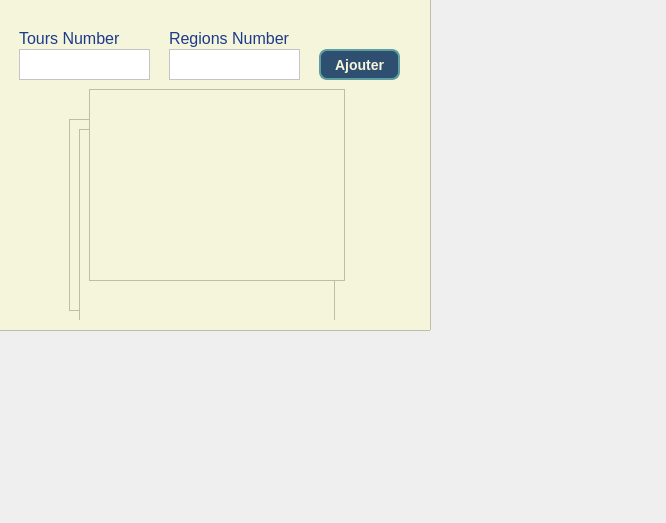
<?xml version="1.0" encoding="UTF-8"?>
<ui version="4.0">
 <class>Page1</class>
 <widget class="QWidget" name="Page1">
  <property name="geometry">
   <rect>
    <x>0</x>
    <y>0</y>
    <width>666</width>
    <height>523</height>
   </rect>
  </property>
  <property name="windowTitle">
   <string>Form</string>
  </property>
  <widget class="QFrame" name="frame">
   <property name="geometry">
    <rect>
     <x>-10</x>
     <y>-10</y>
     <width>441</width>
     <height>341</height>
    </rect>
   </property>
   <property name="styleSheet">
    <string notr="true">background-color: rgb(245, 245, 220); /* Light gray */
</string>
   </property>
   <property name="frameShape">
    <enum>QFrame::Shape::StyledPanel</enum>
   </property>
   <property name="frameShadow">
    <enum>QFrame::Shadow::Raised</enum>
   </property>
   <widget class="QStackedWidget" name="stackedWidget">
    <property name="geometry">
     <rect>
      <x>-1</x>
      <y>9</y>
      <width>431</width>
      <height>321</height>
     </rect>
    </property>
    <property name="currentIndex">
     <number>1</number>
    </property>
    <widget class="QWidget" name="page">
     <property name="styleSheet">
      <string notr="true">color:black</string>
     </property>
     <widget class="QFrame" name="frame_2">
      <property name="geometry">
       <rect>
        <x>0</x>
        <y>-10</y>
        <width>571</width>
        <height>601</height>
       </rect>
      </property>
      <property name="frameShape">
       <enum>QFrame::Shape::StyledPanel</enum>
      </property>
      <property name="frameShadow">
       <enum>QFrame::Shadow::Raised</enum>
      </property>
      <widget class="QLabel" name="label_3">
       <property name="geometry">
        <rect>
         <x>100</x>
         <y>80</y>
         <width>281</width>
         <height>31</height>
        </rect>
       </property>
       <property name="styleSheet">
        <string notr="true">color: #2F4F70;   /* Steel Blue (A darker blue) */

font-size: 18px;  /* Font size */
font-weight: bold;  /* Bold text */
</string>
       </property>
       <property name="text">
        <string>Choisis un problème à resoudre </string>
       </property>
      </widget>
      <widget class="QPushButton" name="pushButton_5">
       <property name="geometry">
        <rect>
         <x>120</x>
         <y>140</y>
         <width>211</width>
         <height>41</height>
        </rect>
       </property>
       <property name="styleSheet">
        <string notr="true">QPushButton {
   background-color:#2F4F70; 
   color: rgb(245, 245, 220);               /* White text */
    font-size: 14px;            /* Font size */
    font-weight: bold;          /* Bold text */
    border: 2px solid #5F9EA0;  /* Border with a lighter blue color */
    border-radius: 8px;         /* Rounded corners */
    padding: 10px 20px;         /* Padding inside the button */
}

QPushButton:hover {
    background-color: #5F9EA0;  /* Lighter Blue when hovered */
    border: 2px solid #4682B4;  /* Darker border on hover */
}

QPushButton:pressed {
    background-color: #4169E1;  /* Royal Blue when pressed */
    border: 2px solid #3A75A3;  /* Darker border when pressed */
}

QPushButton:disabled {
    background-color: #A9A9A9;  /* Grey background for disabled button */
    color: #7F7F7F;              /* Grey text for disabled button */
    border: 2px solid #D3D3D3;   /* Light border for disabled button */
}
</string>
       </property>
       <property name="text">
        <string>Couverture des tours</string>
       </property>
       <property name="flat">
        <bool>false</bool>
       </property>
      </widget>
      <widget class="QPushButton" name="pushButton_6">
       <property name="geometry">
        <rect>
         <x>120</x>
         <y>210</y>
         <width>211</width>
         <height>41</height>
        </rect>
       </property>
       <property name="styleSheet">
        <string notr="true">QPushButton {
   background-color:#2F4F70; 
   color:rgb(245, 245, 220);            /* White text */
    font-size: 14px;            /* Font size */
    font-weight: bold;          /* Bold text */
    border: 2px solid #5F9EA0;  /* Border with a lighter blue color */
    border-radius: 8px;         /* Rounded corners */
    padding: 10px 20px;         /* Padding inside the button */
}

QPushButton:hover {
    background-color: #5F9EA0;  /* Lighter Blue when hovered */
    border: 2px solid #4682B4;  /* Darker border on hover */
}

QPushButton:pressed {
    background-color: #4169E1;  /* Royal Blue when pressed */
    border: 2px solid #3A75A3;  /* Darker border when pressed */
}

QPushButton:disabled {
    background-color: #A9A9A9;  /* Grey background for disabled button */
    color: #7F7F7F;              /* Grey text for disabled button */
    border: 2px solid #D3D3D3;   /* Light border for disabled button */
}
</string>
       </property>
       <property name="text">
        <string>Couverture des tours</string>
       </property>
      </widget>
     </widget>
    </widget>
    <widget class="QWidget" name="page_2">
     <widget class="QFrame" name="frame_3">
      <property name="geometry">
       <rect>
        <x>10</x>
        <y>0</y>
        <width>441</width>
        <height>331</height>
       </rect>
      </property>
      <property name="frameShape">
       <enum>QFrame::Shape::StyledPanel</enum>
      </property>
      <property name="frameShadow">
       <enum>QFrame::Shadow::Raised</enum>
      </property>
      <widget class="QTextEdit" name="textEdit">
       <property name="geometry">
        <rect>
         <x>20</x>
         <y>50</y>
         <width>131</width>
         <height>31</height>
        </rect>
       </property>
       <property name="styleSheet">
        <string notr="true">background-color:white;</string>
       </property>
       <property name="html">
        <string>&lt;!DOCTYPE HTML PUBLIC &quot;-//W3C//DTD HTML 4.0//EN&quot; &quot;http://www.w3.org/TR/REC-html40/strict.dtd&quot;&gt;
&lt;html&gt;&lt;head&gt;&lt;meta name=&quot;qrichtext&quot; content=&quot;1&quot; /&gt;&lt;meta charset=&quot;utf-8&quot; /&gt;&lt;style type=&quot;text/css&quot;&gt;
p, li { white-space: pre-wrap; }
hr { height: 1px; border-width: 0; }
li.unchecked::marker { content: &quot;\2610&quot;; }
li.checked::marker { content: &quot;\2612&quot;; }
&lt;/style&gt;&lt;/head&gt;&lt;body style=&quot; font-family:'Segoe UI'; font-size:9.75pt; font-weight:400; font-style:normal;&quot;&gt;
&lt;p style=&quot;-qt-paragraph-type:empty; margin-top:0px; margin-bottom:0px; margin-left:0px; margin-right:0px; -qt-block-indent:0; text-indent:0px;&quot;&gt;&lt;br /&gt;&lt;/p&gt;&lt;/body&gt;&lt;/html&gt;</string>
       </property>
      </widget>
      <widget class="QLabel" name="label_5">
       <property name="geometry">
        <rect>
         <x>170</x>
         <y>30</y>
         <width>131</width>
         <height>18</height>
        </rect>
       </property>
       <property name="styleSheet">
        <string notr="true">color: #1E3A8A;  /* A bold, deep blue (Tailwind's blue-900) */

font-size: 16px;
</string>
       </property>
       <property name="text">
        <string>Regions Number</string>
       </property>
      </widget>
      <widget class="QTextEdit" name="textEdit_2">
       <property name="geometry">
        <rect>
         <x>170</x>
         <y>50</y>
         <width>131</width>
         <height>31</height>
        </rect>
       </property>
       <property name="styleSheet">
        <string notr="true">background-color:white;</string>
       </property>
       <property name="html">
        <string>&lt;!DOCTYPE HTML PUBLIC &quot;-//W3C//DTD HTML 4.0//EN&quot; &quot;http://www.w3.org/TR/REC-html40/strict.dtd&quot;&gt;
&lt;html&gt;&lt;head&gt;&lt;meta name=&quot;qrichtext&quot; content=&quot;1&quot; /&gt;&lt;meta charset=&quot;utf-8&quot; /&gt;&lt;style type=&quot;text/css&quot;&gt;
p, li { white-space: pre-wrap; }
hr { height: 1px; border-width: 0; }
li.unchecked::marker { content: &quot;\2610&quot;; }
li.checked::marker { content: &quot;\2612&quot;; }
&lt;/style&gt;&lt;/head&gt;&lt;body style=&quot; font-family:'Segoe UI'; font-size:9.75pt; font-weight:400; font-style:normal;&quot;&gt;
&lt;p style=&quot;-qt-paragraph-type:empty; margin-top:0px; margin-bottom:0px; margin-left:0px; margin-right:0px; -qt-block-indent:0; text-indent:0px;&quot;&gt;&lt;br /&gt;&lt;/p&gt;&lt;/body&gt;&lt;/html&gt;</string>
       </property>
      </widget>
      <widget class="QPushButton" name="pushButton_9">
       <property name="geometry">
        <rect>
         <x>320</x>
         <y>50</y>
         <width>81</width>
         <height>31</height>
        </rect>
       </property>
       <property name="styleSheet">
        <string notr="true">QPushButton {
   background-color:#2F4F70; 
   color:rgb(245, 245, 220);            /* White text */
    font-size: 14px;            /* Font size */
    font-weight: bold;          /* Bold text */
    border: 2px solid #5F9EA0;  /* Border with a lighter blue color */
    border-radius: 8px;         /* Rounded corners */

}

QPushButton:hover {
    background-color: #5F9EA0;  /* Lighter Blue when hovered */
    border: 2px solid #4682B4;  /* Darker border on hover */
}

QPushButton:pressed {
    background-color: #4169E1;  /* Royal Blue when pressed */
    border: 2px solid #3A75A3;  /* Darker border when pressed */
}

QPushButton:disabled {
    background-color: #A9A9A9;  /* Grey background for disabled button */
    color: #7F7F7F;              /* Grey text for disabled button */
    border: 2px solid #D3D3D3;   /* Light border for disabled button */
}
</string>
       </property>
       <property name="text">
        <string>Ajouter</string>
       </property>
      </widget>
      <widget class="QLabel" name="label_6">
       <property name="geometry">
        <rect>
         <x>20</x>
         <y>30</y>
         <width>131</width>
         <height>18</height>
        </rect>
       </property>
       <property name="styleSheet">
        <string notr="true">color: #1E3A8A;  /* A bold, deep blue (Tailwind's blue-900) */

font-size: 16px;
</string>
       </property>
       <property name="text">
        <string>Tours Number</string>
       </property>
      </widget>
      <widget class="QGraphicsView" name="graphicsView">
       <property name="geometry">
        <rect>
         <x>70</x>
         <y>120</y>
         <width>256</width>
         <height>192</height>
        </rect>
       </property>
      </widget>
      <widget class="QListWidget" name="listWidget">
       <property name="geometry">
        <rect>
         <x>80</x>
         <y>130</y>
         <width>256</width>
         <height>192</height>
        </rect>
       </property>
      </widget>
      <widget class="QListWidget" name="listWidget_2">
       <property name="geometry">
        <rect>
         <x>90</x>
         <y>90</y>
         <width>256</width>
         <height>192</height>
        </rect>
       </property>
      </widget>
     </widget>
    </widget>
   </widget>
  </widget>
 </widget>
 <resources/>
 <connections>
  <connection>
   <sender>pushButton_3</sender>
   <signal>clicked()</signal>
   <receiver>stackedWidget</receiver>
   <slot>show()</slot>
   <hints>
    <hint type="sourcelabel">
     <x>295</x>
     <y>210</y>
    </hint>
    <hint type="destinationlabel">
     <x>199</x>
     <y>154</y>
    </hint>
   </hints>
  </connection>
 </connections>
</ui>
